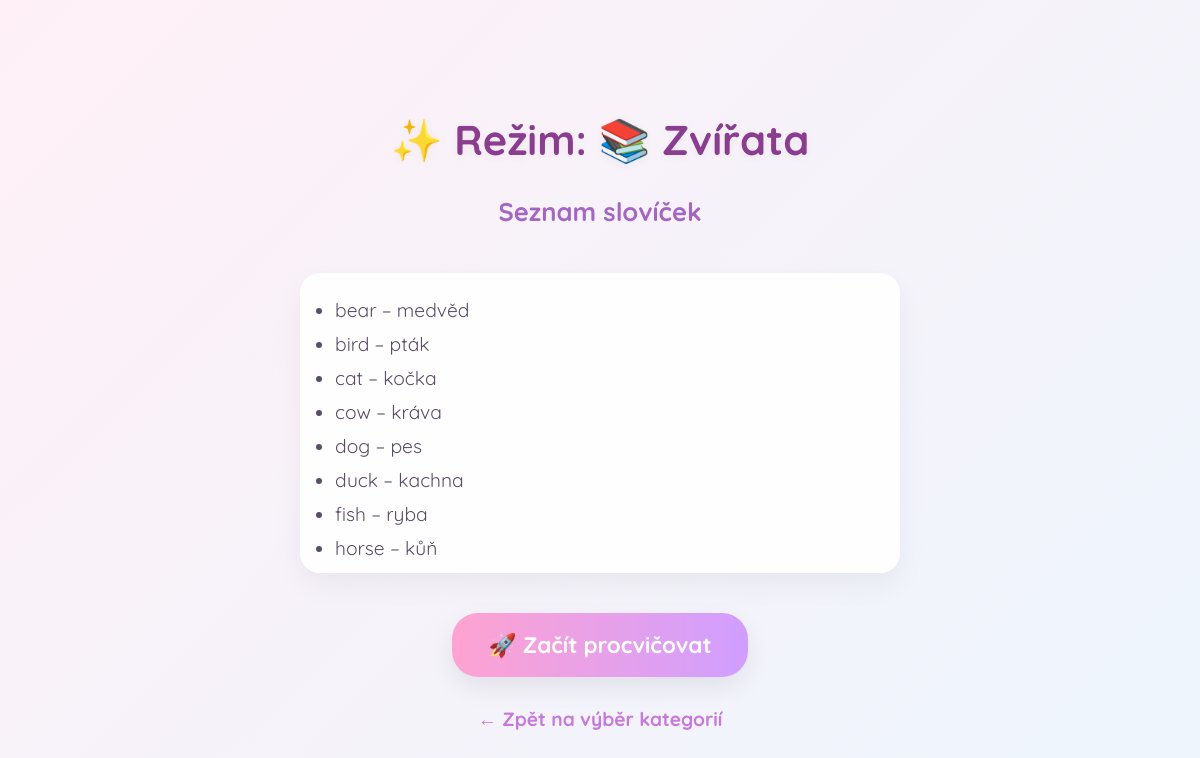
The app's page /practice/start/category/1/ with its own data.
### core/models.py (models this page shows, shortened)
class Word(models.Model):
    english = models.CharField(
        max_length=100,
        verbose_name="Anglické slovo",
        help_text="Zadej slovo v angličtině (bez speciálních znaků)",
        validators=[RegexValidator(r'^[a-zA-Z\s\-\(\)]+$', 'Pouze písmena, mezery, pomlčky a závorky')]
    )
    czech = models.CharField(
        max_length=100,
        verbose_name="Český překlad",
        help_text="Zadej český překlad"
    )
    difficulty = models.CharField(
        max_length=10,
        choices=[
            ('easy', 'Easy'),
            ('medium', 'Medium'),
            ('hard', 'Hard')
        ],
        verbose_name="Obtížnost",
        help_text="Vyber obtížnost slova"
    )
    category = models.ForeignKey(
        'Category',
        on_delete=models.CASCADE,
        null=True,
        blank=True,
        verbose_name="Kategorie",
        help_text="Vyber kategorii (nepovinné)"
    )
    example_sentence = models.TextField(
        blank=True,
        null=True,
        verbose_name="Příklad věty",
        help_text="Věta, kde se používá anglické slovo"
    )
    class Meta:
        verbose_name = "Slovo"
        verbose_name_plural = "Slova"
        ordering = ['difficulty']
    @classmethod
    def ordered_by_difficulty(cls) -> QuerySet:
        return cls.objects.annotate(
            difficulty_order=Case(
                When(difficulty='easy', then=Value(1)),
                When(difficulty='medium', then=Value(2)),
                When(difficulty='hard', then=Value(3)),
                output_field=IntegerField()
            )
        ).order_by('difficulty_order', 'english')

### core/views.py (the view)
# urls.py: path('practice/start/<str:mode>/<str:value>/', views.unified_practice_start, name='unified_practice_start'),
def unified_practice_start(request, mode, value=None):
    progress_key = ''
    words = []
    context = {}
    if mode == 'difficulty':
        progress_key = f'practice_progress_{value}'
        request.session[progress_key] = []
        words = Word.objects.filter(difficulty=value)
        context['level'] = value
    elif mode == 'category':
        category = get_object_or_404(Category, pk=value)
        progress_key = f'practice_category_progress_{value}'
        request.session[progress_key] = []
        words = Word.ordered_by_difficulty().filter(category=category)
        context['category'] = category
    elif mode == 'remix':
        progress_key = 'practice_remix_progress'
        request.session[progress_key] = []
        words = Word.ordered_by_difficulty()
        context['remix'] = True
    else:
        return render(request, 'core/practice.html', {'error': 'Neplatný režim!'})
    context['words'] = words
    context['mode'] = mode
    context['value'] = value
    context['mode_label'] = get_mode_label(mode, value)
    return render(request, 'core/practice_start.html', context)

### core/views.py (called while the page is built)
def get_mode_label(mode, value):
    if mode == 'difficulty':
        labels = {
            'easy': '🟢 Začátečník',
            'medium': '🟡 Pokročilý',
            'hard': '🔴 Expert',
        }
        return labels.get(value, 'Neznámá obtížnost')
    elif mode == 'category':
        category = Category.objects.filter(pk=value).first()
        return f'📚 {category.name}' if category else 'Neznámá kategorie'
    elif mode == 'remix':
        return '🎧 reMIX'
    else:
        return 'Neznámý režim'

### core/templates/core/practice_start.html (shortened to what this page needs)
<!DOCTYPE html>
<html lang="cs">
<head>
</head>
<body>
  <h1>✨ Režim: {{ mode_label }}</h1>
  <h2>Seznam slovíček</h2>
  <ul class="word-list">
    {% for word in words %}
      <li>{{ word.english }} – {{ word.czech }}</li>
    {% endfor %}
  </ul>
  <a href="{% url 'practice_game' mode value %}" class="btn">🚀 Začít procvičovat</a>
  {% if mode == 'difficulty' %}
    <a href="{% url 'practice_difficulty' %}" class="back-link">← Zpět na výběr obtížnosti</a>
  {% elif mode == 'category' %}
    <a href="{% url 'practice_category' %}" class="back-link">← Zpět na výběr kategorií</a>
  {% elif mode == 'remix' %}
    <a href="{% url 'practice' %}" class="back-link">← Zpět na výběr režimu</a>
  {% endif %}
</body>
</html>

### core/templates/core/practice_start.html (style rules this page uses)
* { box-sizing: border-box; }
:root { --bg1:#ffeaf5; --bg2:#fbe5ff; --bg3:#e7f7ff; --bg4:#fff0f7; --accent1:#ffa3d1; --accent2:#d09eff; --accent3:#f8b8ff; --muted:#6b5b7b; --radius:20px; }
body::before { content: ""; position: fixed; top: 0; left: 0; right: 0; bottom: 0; z-index: -1; background: linear-gradient(-45deg,var(--bg1),var(--bg2),var(--bg3),var(--bg4)); background-size: 400% 400%; animation: dreamyBG 22s ease infinite; }
body { font-family: 'Quicksand', sans-serif; display: flex; justify-content: center; align-items: center; height: 100vh; flex-direction: column; padding: 40px 20px; text-align: center; }
h1 { font-size: 2.6em; margin-bottom: 10px; color: #8a3d8f; text-shadow: 0 2px 10px rgba(0, 0, 0, 0.05); }
h2 { font-size: 1.6em; color: #a366c4; margin: 20px 0 30px; }
.word-list { background: rgba(255, 255, 255, 0.9); border-radius: 20px; padding: 25px 35px; max-height: 300px; overflow-y: auto; width: 100%; max-width: 600px; margin-bottom: 30px; text-align: left; box-shadow: 0 12px 30px rgba(0,0,0,0.05); }
.word-list li { margin-bottom: 10px; font-size: 1.2em; color: #5a4e66; }
.btn { display: inline-block; padding: 18px 36px; margin: 10px 0; border: none; border-radius: 26px; font-size: 1.4em; font-weight: bold; cursor: pointer; color: white; background: linear-gradient(to right, #ffa3d1, #d09eff); box-shadow: 0 10px 26px rgba(0,0,0,0.08); transition: all 0.25s ease; text-decoration: none; }
.back-link { margin-top: 20px; text-decoration: none; font-weight: bold; font-size: 1.2em; color: #c678dd; transition: color 0.2s ease; }

### records on screen
Word: english "bear", czech "medvěd"
Word: english "bird", czech "pták"
Word: english "cat", czech "kočka"
Word: english "cow", czech "kráva"
Word: english "dog", czech "pes"
Word: english "duck", czech "kachna"
Word: english "fish", czech "ryba"
Word: english "horse", czech "kůň"

### other values on screen
{{ mode_label }} "📚 Zvířata"
